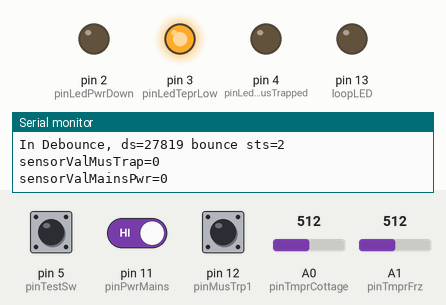
Simulated run of this sketch. Board: Arduino Uno, built with avr-gcc and run on an emulated ATmega328P. Shown: output pins drawn as LEDs (lit = HIGH), the last lines printed to the serial monitor. Inputs (shaded band) come from the test bench; at power-on: A1 (pinTmprFrz) = 512, pin 5 (pinTestSw) LOW, pin 11 (pinPwrMains) HIGH, A0 (pinTmprCottage) = 512, pin 12 (pinMusTrp1) HIGH. The modem accepts every AT command (registered, SIM ready, sends succeed) and sends nothing else.

Above: at 3.9 s.
4.0 s: A1 (pinTmprFrz) set to 219
At 6.1 s:
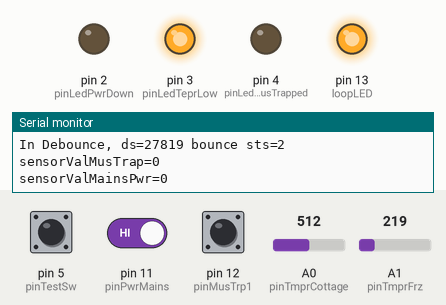
16.7 s: A1 (pinTmprFrz) set to 188
At 23.0 s:
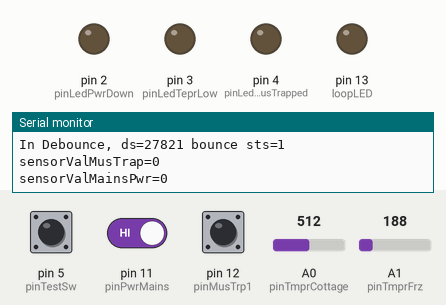
29.4 s: pin 5 (pinTestSw) pulled HIGH for 3 s
At 34.0 s:
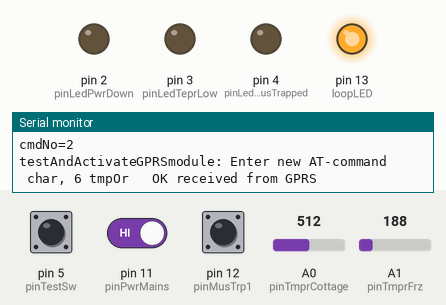
34.2 s: pin 11 (pinPwrMains) driven LOW
48.2 s: A0 (pinTmprCottage) set to 330
62.2 s: A0 (pinTmprCottage) set to 297
At 69.4 s:
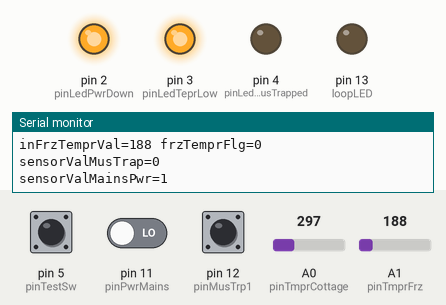
Timing chart, 0 to 75.5 s (numbered marks = the images above; inputs shaded):
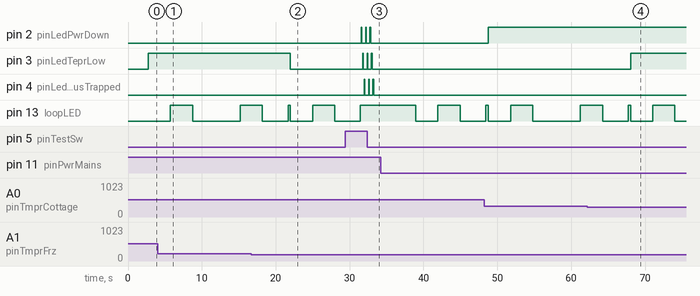

The sketch:

HytMon_ODVm50.ino
```cpp
/* ***********************************************
*
* Hytmon is a method for monitoring status at the cottage
* when it is closed for the winter.  An alarm is sent
* immediately if the electricity fails. Other situations
* are signaled in the "morning report" sent every morning
* at a specific time of the day 16/10-15
*--------------
* SMS stopped 17/12 approx 100 sms after start.
* I think it is because  the sms counter was not reset
* when reset btn was pushed. Included setting counter
* to 0 in in cmdq.initiate in setup()
*********************************************** */
#include <SoftwareSerial.h>
#include "StrongDeBounce.h"
#include "SmsAndCmdDefFile.h"
#define spnt Serial.print
#define spntln Serial.println
#define dp spnt
#define dpl spntln
#define PRNT_FLG true
#define NOPRNT_FLG false

char car; //temporary character
String  ioBuffGPRS="";
const int pinTmprFrz=1; // T1  Pin 1 og 2 bør byttes <<<
const int pinTmprCottage=0; // T2  Pin 1 og 2 bør byttes <<<
const int pinLedPwrDown=2; //L1
const int pinLedTeprLow=3; //L2
const int pinLedMusTrapped=4;//L3
const int pinTestSw=5; // S1
const int pin6=6; // Not in use
// pins 7,8 for Software-serial, see gprsSerial below
const int pinPwrGprs=9, pinSmsQueLED=13;
// pin 10 has hw problems
const int pinPwrMains=11; // Contact D1
//const int pinMusTrp1=11; // Not in use
const int pinMusTrp1=12; // Contact D2
const int loopLED=13; // Contact D2
// Important: 'postfix' _ds indicates
// a counter in deca sec ie. a 10 sec unit
// read separate document for timing synchronization
const int synchClk_ds=2520; //Prm const:0700*60*6=2520, 16:30=
const int moRepoClk_ds=2880;    //Prm const:0800*60*6=2880
const int synchTolerance_ds=180;//Prm:  30 min*6=180
const int fullCycle_ds=8640;    //Prm const:24hr*60*6
int nextSynchTime_ds;
int nextMoRepoTime_ds;
int gprsTime_ds=0;
int loopTime_ds=0;	 //deca (10) seconds counter
	// 'loopTime_ds' will drift due to use of delay(), millis()
	// also drift, and numbers gets impractically large
	// loopTime is synchronized with real time (GprsTime) every morning
const int MaxNumberOfSMS = 90;
int cnSmsMsgPerDay=0; // Counts number of attempts to send SMS pr 24hr
					  // reset in daily time synch. sequence
const int cnSmsMsgPerDayLim=8; //Prm:
bool synchEnableFlg=true; // controls only one synching pr 24hr
bool moRepoEnableFlg=false;	// controls only one morning report pr 24hr
byte hr,min,sec; // holds Gprs values of hr, min & sec.
// Declare serial for communication with GPRS
SoftwareSerial gprsSerial(7,8);
// #define gprsSerial Serial
// Definitions/instantiations for handling sensors
bool detectorDummyFlg; // temporary flag
bool musCaughtFlg, mainsPwrDownFlg; // Reports current detection status
bool musCaughtReportFlg, mainsPwrDownReportFlg; //used for morning repost
//- - - Temperature variables and parameters
bool inCottageTemprFlg, inCottageTemprLowReportFlg;
bool inFrzrTemprFlg,inFrzrTemprHighReportFlg;
bool tstMsgSentFlg=false; // Ensures only one SMS is sent when test btn is pressed
int inCottageTemprVal=0;
int inCottageTemprMin=2000; // minimum value tempr. per 24hr.Init to high value
int inFrzTemprVal = 0; // Fereezer temperature variable
int inFrzTemprValMax = 0; // Fereezer temperature variable max value
int const temprValZero = 280; //Prm const: 280 = 0 dgrC
int const inCottageTemprValueLimLow=315; //Prm:EQ. 300=ca 4 dgrC, defines alarm condition
int const inFrzTemprValueLimHigh = 200; //Upper limit for freezer temperature ~-15gdr

smsIdxQ cmdQ(pinSmsQueLED); // Construct queue of commands (cmd)

StrongDeBounce mainsPwr(2,cmd_MainPwrOut,cmd_MainPwrIn,&cmdQ); //<<< Construct mainsPwr monitor
//StrongDeBounce mainsPwr(360,cmd_MainPwrOut,cmd_MainPwrIn,&cmdQ); //Prm: Construct mainsPwr monitor
StrongDeBounce temprInsideCottage(4,cmd_TemprLow,cmd_TemprHigh,&cmdQ);	//<<<
//StrongDeBounce temprInsideCottage(90,cmd_TemprLow,cmd_TemprHigh,&cmdQ);	//Prm: 90ds=900sec=15min
StrongDeBounce temprFrz(4, cmd_TemprFrzHigh, cmd_TemprFrzLow, &cmdQ); //Prm: 90ds=900sec=15min
//StrongDeBounce temprFrz(90, cmd_TemprFrzHigh, cmd_TemprFrzLow, &cmdQ); //Prm: short for dbug
StrongDeBounce musTrap1(3, cmd_MusCaught, cmd_NoMusCaught, &cmdQ); //Prm: Construct mousetrap

// The following controls debug printing
long loopCt=0;			//<<< only for debugging
int loopCtPrtCt=1;		//<<< only for debugging
//=================================================
void setup()
{
	Serial.begin(115200);
	//<<<<<<<<<<<<<Version<>>>>>>>>>>>>>>>>>>>>>>>>>>
	Serial.println("Program version : HytMon_ODVm50");
	//<<<<<<<<<<<<<Version<>>>>>>>>>>>>>>>>>>>>>>>>>>>
	cnSmsMsgPerDay = 0; // Ensure effect of reset button
	gprsSerial.begin(19200);
	pinMode(pinPwrGprs,INPUT); // Turns GPRS module on/Off
	pinMode(pinTestSw,INPUT);  // Pushbotton on PCB
	//digitalWrite(pinPwrGprs,LOW);
	pinMode(pinPwrMains,INPUT); // input from Mains Sensor (Relay)
	//digitalWrite(pinPwrMains,LOW);
	pinMode(pinLedPwrDown,OUTPUT);
	pinMode(pinLedTeprLow,OUTPUT);
	pinMode(pinLedMusTrapped,OUTPUT);
	pinMode(loopLED,OUTPUT);
	// For test
	cmdQ.initiate(); //Initiate queue of commands
	long unsigned intervTmLU;
	testAndActivateGPRSmodule(ioBuffGPRS); // test if good response from GPRS
	// prgram could be stopped here? Why proceed if GPRS module is dead?
	gprsTime_ds= getGprsTimeIn_ds();
	printGprsTimer();
	prtCt("1. gprsTime_ds",gprsTime_ds);
	prtCt("synchClk_ds:",synchClk_ds);
	loopTime_ds=gprsTime_ds; // Synchronize in setup
			// later they will drift apart because of delay() etc.
	if (gprsTime_ds-synchClk_ds >0) //
	{   // It is too late to synch. today, do it tomorrow
		nextSynchTime_ds=fullCycle_ds-gprsTime_ds+synchClk_ds+loopTime_ds;
	} else {
		// synching can be done later today
		nextSynchTime_ds=synchClk_ds;
	}
	nextMoRepoTime_ds=nextSynchTime_ds+10;
	//nextSynchTime_ds=loopTime_ds+12; //<<< §§§ test
	//bp
	prtCt("nextSynchTime_ds",nextSynchTime_ds);
	Serial.println(F("Setup finished"));
	//cmdQ.push(cmd_MoReport);
}
//=================================================
void loop()
{   //- - - Read test test button
	if(digitalRead(pinTestSw))
		{
		Serial.println("Test button pressed");
		if (!tstMsgSentFlg)
			{//send msg - Note: No debouncing done
				cmdQ.push(cmd_TestBotPushed);
				blink3LED();
				tstMsgSentFlg=true;
			}
		}else{
			tstMsgSentFlg=false;
		}
	//- - - Test inside Cottage temperature
	inCottageTemprVal=analogRead(pinTmprCottage);
	if (inCottageTemprVal<inCottageTemprMin) // record minimum temperature
	{	inCottageTemprMin=inCottageTemprVal; 	}
	// show sensor value in LED before debounce
	inCottageTemprFlg=(inCottageTemprVal<inCottageTemprValueLimLow);
	digitalWrite(pinLedTeprLow,inCottageTemprFlg);
	Serial.print("inCottageTemprVal="); Serial.print(inCottageTemprVal);
	Serial.print(" inCottageTemprFlg=");Serial.println(inCottageTemprFlg);
	detectorDummyFlg=temprInsideCottage.detector(inCottageTemprFlg,loopTime_ds);// flags set by 'processCmds' fn
	//- - - Test Freezer temperature
	inFrzTemprVal = analogRead(pinTmprFrz); //pinTmprFrz
	if (inFrzTemprVal>inFrzTemprValMax) // record max freezer temperature
	{ //Save highest tempr value observed since last report, where reset
		inFrzTemprValMax=inFrzTemprVal;
	}
	// show sensor value in LED before debounce
	inFrzrTemprFlg = (inFrzTemprVal>inFrzTemprValueLimHigh);
	digitalWrite(pinLedTeprLow, (inFrzrTemprFlg || inCottageTemprFlg));
	Serial.print("inFrzTemprVal="); Serial.print(inFrzTemprVal); Serial.print(" frzTemprFlg="); Serial.println(inFrzrTemprFlg);
	detectorDummyFlg = temprFrz.detector(inFrzrTemprFlg, loopTime_ds); // Debounce and initiate event
	//--- Test mouse trap
	bool sensorValMusTrap=!digitalRead(pinMusTrp1); // Read mouse trap sensor
	digitalWrite(pinLedMusTrapped,sensorValMusTrap);   // show sensor value before debounce
	Serial.print("sensorValMusTrap=");Serial.println(sensorValMusTrap);
	musCaughtFlg=musTrap1.detector(sensorValMusTrap,loopTime_ds);		// Debounce musTrap input
	//--- Test mainsPwr
	bool sensorValMainsPwr= !digitalRead(pinPwrMains);	// Read mainsPwr input
	Serial.print("sensorValMainsPwr=");Serial.println(sensorValMainsPwr);
	digitalWrite(pinLedPwrDown,sensorValMainsPwr); // show sensor value before debounce
	mainsPwrDownFlg=mainsPwr.detector(sensorValMainsPwr,loopTime_ds);  // Debounce  mainsPwr input

if ((loopTime_ds-nextSynchTime_ds)>0 &&
	(nextSynchTime_ds+synchTolerance_ds-loopTime_ds>0) &&
	synchEnableFlg )
	{
	synchEnableFlg=false; moRepoEnableFlg=true;
    readGprsClk(hr,min,sec,NOPRNT_FLG); // reads correct present time from GPRS
	gprsTime_ds=getGprsTimeIn_ds();
	nextSynchTime_ds=fullCycle_ds-gprsTime_ds+synchClk_ds+loopTime_ds;
	//nextSynchTime_ds=loopTime_ds+21; //<<< §§ For testing resnd moRep in 210sec
	nextMoRepoTime_ds=moRepoClk_ds-gprsTime_ds+loopTime_ds;
	//nextMoRepoTime_ds=gprsTime_ds+synchTolerance_ds+5; //<<< dbg minimum
	prtCt("---Synching time; loopCt:",loopCt);
	prtCt("nextSynchTime_ds",nextSynchTime_ds);
	prtCt("nextMoRepoTime_ds=",nextMoRepoTime_ds);
	cnSmsMsgPerDay=0; // Reset to allow new attempts this day
	}
if ((loopTime_ds-nextMoRepoTime_ds)>0 && moRepoEnableFlg)
	{
	synchEnableFlg=true; moRepoEnableFlg=false;

	prtCt("---Morning report, loopCt:",loopCt);
	Serial.println();
	cmdQ.push(cmd_MoReport);
	}

    processCmds();

if (loopTime_ds> 520000 || cmdQ.numberOfSMS>90)  //corresponds to approx 60 days
	{
	Serial.print(F("Monitoring ended, number of SMS sent="));
	Serial.println(cmdQ.numberOfSMS);
	toglePwr(); // as a marker
	while(1) { //loop forever
	blinkAll(100); // and Blink
	blinkAll(1000);
	}
	}
//delay(10000); // loopTime_ds == 10 sek
//delay(9463);
digitalWrite(loopLED,LOW);
delay(3000);
digitalWrite(loopLED,HIGH);
delay(3000);
digitalWrite(loopLED,LOW);
delay(9463-6000);
digitalWrite(loopLED,HIGH);
loopTime_ds++;

loopCt++;
if (loopCtPrtCt>1)
	{loopCtPrtCt=0;
	Serial.print("End loop,");
	prtSec();
	gprsTime_ds= getGprsTimeIn_ds();
	Serial.print("loopTime_ds="); Serial.print(loopTime_ds);
	Serial.print(" clc_ds=");
	Serial.print(gprsTime_ds);
	prtCt(" loopCt=",loopCt);
	 //Serial.println(); //<<<
	}
	loopCtPrtCt++;
	//gprsTime_ds= getGprsTimeIn_ds();
	//prtCt("EndLoop gprsTime_ds",gprsTime_ds);
	//Serial.print("loopTime_ds="); Serial.print(loopTime_ds);
Serial.println("- - - Loop slutt - - -");
//Serial.println();
} //loop
//=================================================
void prtCt(String hvor, long ct)
{	Serial.print(" ");
	Serial.print(hvor); Serial.print(": ");
	Serial.println((ct));
}
void prtSec()
{	Serial.print(" kmills()=");
	Serial.print((long)(millis()/1000));
	Serial.print(" ");
}
//=================================================
void blink3LED()
	{
	for (int j=0;j<3;j++)blinkAll(100);
	}

void blinkAll(int waitTm)
{
			delay(waitTm);
			digitalWrite(pinLedPwrDown,HIGH);
			delay(waitTm);
			digitalWrite(pinLedPwrDown,LOW);
			delay(waitTm);
			digitalWrite(pinLedTeprLow,HIGH);
			delay(waitTm);
			digitalWrite(pinLedTeprLow,LOW);
			delay(waitTm);
			digitalWrite(pinLedMusTrapped,HIGH);
			delay(waitTm);
			digitalWrite(pinLedMusTrapped,LOW);
}
```

SmsAndCmdDefFile.h
```cpp
/*
* SmsDefFile.h
*
* Created: 11.01.2015 22:24:06
* Author: admin
*/

#ifndef SMS_DEF_FILE_H_
#define SMS_DEF_FILE_H_

#define cmd_Error 0
#define cmd_Error_Sms F("Hyttun: Software error - M0 ")

#define cmd_MoReport 1
#define cmd_MoReportSMS_Sms F("Hyttun: Morgen rapport: ")

#define cmd_TestBotPushed 2
#define cmd_TestBotPushed_Sms F("Hyttun: TestBotPushed rapport: ")

// Mains power SMS
#define cmd_MainPwrOut 13
#define cmd_MainPwrOut_Sms F("Hyttun:Strom_utfall - M13 ")
#define cmd_MainPwrIn 14
#define cmd_MainPwrIn_Sms F("Hyttun:Strom_tilbake - M14 ")
// The cmd number is set > 100 in no SMS shall be sent
// Mouse trap SMS  NOT in use Info in morning Report (moReport)
#define cmd_MusCaught 111
#define cmd_MusCaught_Sms F("Hyttun: Mus i fella! - M111 ")
#define cmd_NoMusCaught 112  // not in use
#define cmd_NoMusCaught_Sms F("Hyttun: NA - M112 ")

// Temperature SMS  NOT in use Info in morning Report
#define cmd_TemprLow 115
#define cmd_TemprLow_Sms F("Hyttun:Temperatur - msg5 ")
#define cmd_TemprHigh 116
#define cmd_TemprHigh_Sms F("Hyttun:Temperatur - msg5 ")

// Temperature Freezer SMS  NOT in use Info in morning Report
#define cmd_TemprFrzHigh 117
#define cmd_TemprLow_Sms F("Hyttun:Temperatur - msg5 ")
#define cmd_TemprFrzLow 118
#define cmd_TemprHigh_Sms F("Hyttun:Temperatur - msg5 ")

#endif /* SMS_DEF_FILE_H_ */
```

StrongDeBounce.cpp
```cpp
/*
* StrongDeBounce.cpp
*
* Created: 05.01.2015 07:11:57
* Author: admin
*/
#include "StrongDeBounce.h"

// default constructor
StrongDeBounce::StrongDeBounce(long ptmeMax,
	int psmsIdxAlarmON, int psmsIdxAlarmOff
	,smsIdxQ *fPtrSmsQ
	)
{
	tmeMax_ds=ptmeMax;
	smsIdxAlarmON=psmsIdxAlarmON;
	smsIdxAlarmOff=psmsIdxAlarmOff;
	ptrSmsQ=fPtrSmsQ;
	sts=Noff;
	oldSts=sts;
	} //StrongDeBounce

bool StrongDeBounce::detector(bool sensorInput,int ds)
{
	switch (sts)
	{
	case Noff:
		if(sensorInput)  // Input triggered
		{
			tmeout_ds=ds+tmeMax_ds;
			sts=NtoT;		// Start timing the debounce
			fnOutput=false;
		}
		break;
	case NtoT:
			// This is a transition state we are waiting
			// for input to become stable, if not return previous
		if (!sensorInput)
		{
			sts=Noff;
			fnOutput=false;
		} else{
			if((ds-tmeout_ds)>0) // state is stable
			{
				sts=Ton;
				fnOutput=true;
				ptrSmsQ->push(smsIdxAlarmON); //<<<<<<<<
				Serial.println("StrongBounce - alarmON");
				//>>> put an sms in queue smsIda . . .
				break;
			}
		}
		break;

	case Ton:
		if (!sensorInput) // Input has changed o
		{
			tmeout_ds=ds+tmeMax_ds;
			sts=TtoN;
			fnOutput=true;
		}
		break;

	case TtoN:
		if (sensorInput) // Input was not stable
		{
			sts=Ton;	// go back to previous state
			fnOutput=true;
	}else
		{				// Test that input is stable off
			if ((ds-tmeout_ds)>0)
			{
				sts=Noff;
				fnOutput=false;

				ptrSmsQ->push(smsIdxAlarmOff); //<<<<<<<<
				Serial.println("StrongBounce - alarmOFF");
				//<< send smsidx =0
			}
		}
		break;
	}
	if (sts!=oldSts)
	{
		//Serial.println();
		Serial.print("In Debounce, ds="); Serial.print(ds);
		Serial.print(" "); Serial.print("bounce sts=");
		Serial.println(sts);
		oldSts=sts;
	}
return fnOutput;
}
```

StrongDeBounce.h
```cpp
/*
* StrongDeBounce.h
*
* Created: 05.01.2015 07:11:58
* Author: admin
*/


#ifndef __STRONGDEBOUNCE_H__
#define __STRONGDEBOUNCE_H__
#include "Arduino.h"
#include "smsIdxQ.h"
//Definition of status values
#define Noff 1 //  Normal Off
#define NtoT 2 // Noff->Triggered
#define Ton 3  // Triggered On
#define TtoN 4  // Ton->Noff
class StrongDeBounce
// triggered

{
//variables
//bool ttt;
//int tt1;
public:
protected:
private:
bool readInput, fnOutput;
int smsIdxAlarmON,smsIdxAlarmOff;
int sts, oldSts;
int tmeout_ds, tmeMax_ds;
smsIdxQ *ptrSmsQ;
//functions
public:
	StrongDeBounce(long ptmeMax,int psmsIdxAlarmON,int psmsIdxAlarmOff
	,smsIdxQ *fPtrSmsQ
	);  //constructor
	bool detector(bool sensorRead, int ds);
protected:
private:
}; //StrongDeBounce

#endif //__STRONGDEBOUNCE_H__
```

processComands.ino
```cpp
void processCmds()
{
// It is probably a rollover timing problem here
// since long unsigned is not used (reason for mousetrap problem??)
bool monitFlag=false;
int cmdNo;

if(!cmdQ.isempty())
	{  // an cmd to be processed in queue
	cmdNo = cmdQ.pop(); // Retrieve a cmd from queue
	Serial.print("cmdNo=");Serial.println(cmdNo);
	if (cmdNo>cmd_Error && cmdNo<100) //Cmd range for sending SMS
		{
			//prevent trying to send more than 8 sms pr day
			if(cnSmsMsgPerDay<cnSmsMsgPerDayLim)
			{
			cnSmsMsgPerDay++; // Always incr. counter even if no SMS sent
			// to prevent network blocking in an error situation.
			if (testAndActivateGPRSmodule(ioBuffGPRS))
				{ // GPRS module is active and connected to network
					sendSmsAndSetFlgs(cmdNo);
				}
				// if not GPRS is active the SMS will bee lost.
				// SMS could be put in new "lostSMSq" queue for another attempt
				// to send, but control would be complex, wait and see if necessary
			}//f(cnSmsMsgPerDay

		} // processing of cmds sending Sms finished
		else
		{	// The cmd-number imply no SmS sending
			// instead flags must be set for correct signaling
			// in MoReport
			Serial.println(F("Cmds with no SMS processed"));
			// process command from tempr reading.
			if (cmdNo==cmd_TemprLow)
			{ // Cottage is too cold, set flag for moMsg
			inCottageTemprLowReportFlg=true;
			Serial.println("Cottage is too cold, set flag for moMsg");
			}
			if(cmdNo==cmd_TemprHigh)
			{ // if temprLowFlag is set high, is will only be
			  // reset when mo msg has been sent.
			  Serial.println("Cottage is warm again");
			  //Reset in resetReportedValues()
			  // temprLowReportFlg=false; //
			 }
			// --- process command from Freezer reading.
			if (cmdNo == cmd_TemprFrzHigh)
			{ // if tempr Freezer is set High, is will only be
				// reset when mornin/testbot msg has been sent.
				Serial.println("Freezer is to warm ");
				inFrzrTemprHighReportFlg = true; //
			}
			if (cmdNo == cmd_TemprFrzLow)
			{ // if tempr Freezer is set Low, is will only be
				// reset when mornin/testbot msg has been sent.
				Serial.println("Freezer is cold enough ");
				//Reset in resetReportedValues()
				//inFrzrTemprHighReportFlg = false; //
			}
			// --- process command from mouse Trap reading.
			if (cmdNo==cmd_MusCaught)
				{
				  Serial.println(F("Hyttun:Mouse Caught "));
				  musCaughtReportFlg=true;
				 }
			if (cmdNo==cmd_NoMusCaught) //cmd_MainPwrOut_Sms
				{
				 Serial.println(F("Hyttun:MouseTrap Disarmed"));
				 //Reset in resetReportedValues()
				 //musCaughtReportFlg=false;
				}
		}// Cmd range for SMS
	}// if(!cmdQ.isempty
}// end fn
//===================================================================================
void debug_processCmds()
{
bool monitFlag=false;
bool activelySendingSmsFlg=false; // used to keep execute in while loop until all sms queue is empty
long int sendSmsTmeOut;
long int tmeLoopEntry=millis();
int sendSmsTxtIdx;
int sendSmsSts=0;
if(!cmdQ.isempty())
	{ // an SMS i  queue
	sendSmsTxtIdx = cmdQ.pop();
	if (sendSmsTxtIdx>cmd_Error) //It is not a dummy SMS
		{
		Serial.print("Send SMS #");Serial.println(sendSmsTxtIdx);

		}else{ //Indx==0 it is a dummy
		Serial.println("Dummy SMS requested");
		}//if (cmdNo>cmd_Error
	}

}
//===================================================================================
```

Source omitted: clock_fn.ino (5368 bytes), sendSmsAndSetFlgs.ino (3421 bytes), smsIdxQ.cpp (1081 bytes), smsIdxQ.h (525 bytes)

Measured:
- the behaviour switches between 201 and 200 on A1 (pinTmprFrz) (found by bisection; images 1 and 2)
- the behaviour switches between 315 and 314 on A0 (pinTmprCottage) (found by bisection; images 3 and 4)
- after the input at 16.7 s, pin 3 (pinLedTeprLow): HIGH → LOW after 5.3 s
- after the input at 29.4 s, pin 2 (pinLedPwrDown): alternates HIGH for 0.10 s and LOW for 0.50 s, 6 changes in all, then stays LOW, starting after 2.2 s; pin 3 (pinLedTeprLow): alternates HIGH for 0.10 s and LOW for 0.50 s, 6 changes in all, then stays LOW, starting after 2.4 s
- after the input at 62.2 s, pin 3 (pinLedTeprLow): LOW → HIGH after 5.8 s
